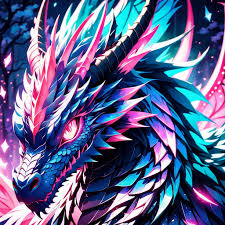
#> input picture lab5/dragon.png, 225 x 225 px
$ python zad1.py
#> lines starting #> are read from the running program, lines starting #| are printed output that depends on the picture; long printed decimals are rounded
from PIL import Image
import numpy as np
from PIL import ImageChops
from PIL import ImageStat as stat
import matplotlib.pyplot as plt

def statystyki(im):
    s = stat.Stat(im)
    print("extrema ", s.extrema)  # max i min
    print("count ", s.count)  # zlicza
    print("mean ", s.mean)  # srednia
    print("rms ", s.rms)  # pierwiastek średniokwadratowy
    print("median ", s.median)  # mediana
    print("stddev ", s.stddev)  # odchylenie standardowe

def rysuj_histogram_RGB(obraz):
    hist = obraz.histogram()
    plt.title("histogram  ")
    plt.bar(range(256), hist[:256], color='r', alpha=0.5)
    plt.bar(range(256), hist[256:2 * 256], color='g', alpha=0.4)
    plt.bar(range(256), hist[2 * 256:], color='b', alpha=0.3)
    plt.show()

def rysuj_histogram_L(obraz):
    hist = obraz.histogram()
    plt.title("histogram  ")
    plt.bar(range(256), hist[:])
    plt.show()

def zlicz_piksele(obraz, kolor):
    wynik = 0
    histo = obraz.histogram()
    wynik += histo[kolor[0]]
    wynik += histo[kolor[1]+256]
    wynik += histo[kolor[2]+2*256]
    return wynik

Im = Image.open("dragon.png")
#> Im is the input picture: PIL image 225x225 RGB; mean R, G, B 93.1, 96.9, 139.1
statystyki(Im) # obraz jest zrównoważony i jasny ponieważ rms jest większy od mean
#| extrema  [(0, 255), (0, 255), (0, 255)]
#| count  [50625, 50625, 50625]
#| mean  [93.061, 96.884, 139.145]
#| rms  [136.260, 129.111, 159.865]
#| median  [38, 69, 139]
#| stddev  [99.531, 85.342, 78.713]

rysuj_histogram_RGB(Im)
#> in rysuj_histogram_RGB, `hist = obraz.histogram()`: hist = 768 values, max 6817 at index 0, min 21 at index 513, mean 197.8
#> in rysuj_histogram_RGB, `plt.show()`:
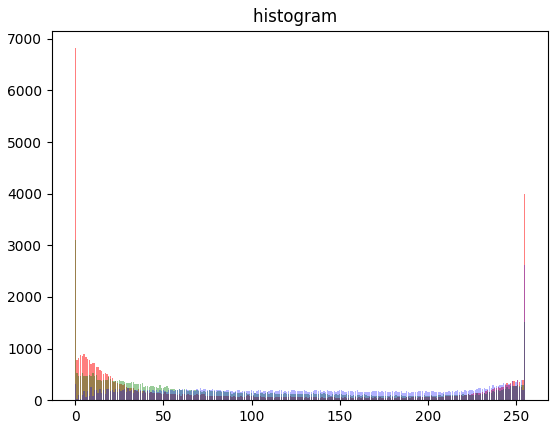
#> figure drawn by matplotlib, 1 panel; tallest bar 6817 high, from x = -0.4 to 0.4; tallest bar 3095 high, from x = -0.4 to 0.4; tallest bar 2609 high, from x = 254.6 to 255.4

r, g, b = Im.split()
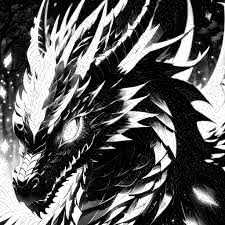
#> r: PIL image 225x225 L; min 0, max 255, mean 93.1
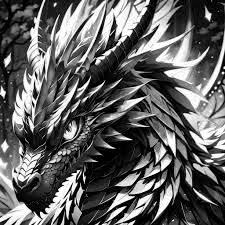
#> g: PIL image 225x225 L; min 0, max 255, mean 96.9
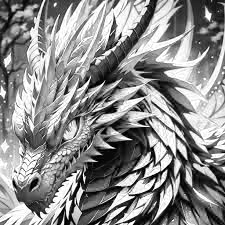
#> b: PIL image 225x225 L; min 0, max 255, mean 139.1

rysuj_histogram_L(r)
#> in rysuj_histogram_L, `hist = obraz.histogram()`: hist = 256 values, max 6817 at index 0, min 37 at index 176, mean 197.8
#> in rysuj_histogram_L, `plt.show()`:
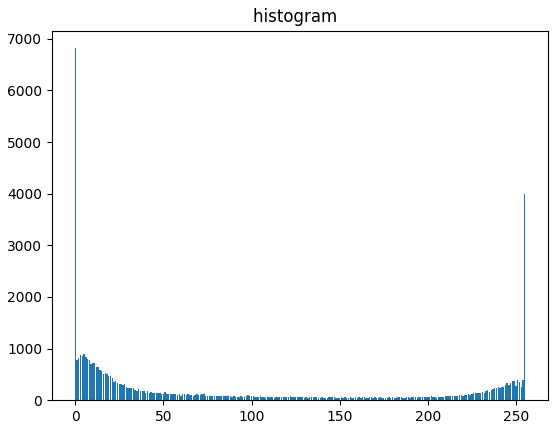
#> figure drawn by matplotlib, 1 panel; tallest bar 6817 high, from x = -0.4 to 0.4
rysuj_histogram_L(g)
#> in rysuj_histogram_L (call 2), `hist = obraz.histogram()`: hist = 256 values, max 3095 at index 0, min 66 at index 188, mean 197.8
#> in rysuj_histogram_L (call 2), `plt.show()`:
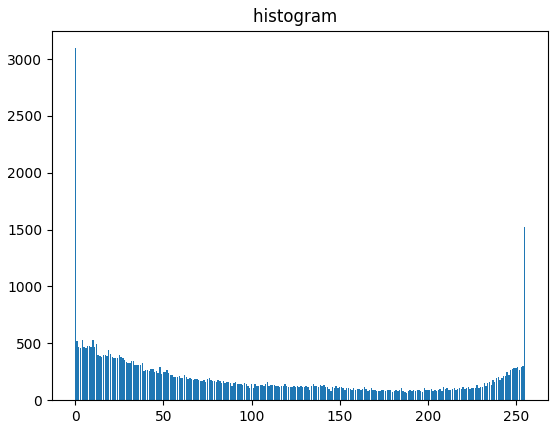
#> figure drawn by matplotlib, 1 panel; tallest bar 3095 high, from x = -0.4 to 0.4
rysuj_histogram_L(b)
#> in rysuj_histogram_L (call 3), `hist = obraz.histogram()`: hist = 256 values, max 2609 at index 255, min 21 at index 1, mean 197.8
#> in rysuj_histogram_L (call 3), `plt.show()`:
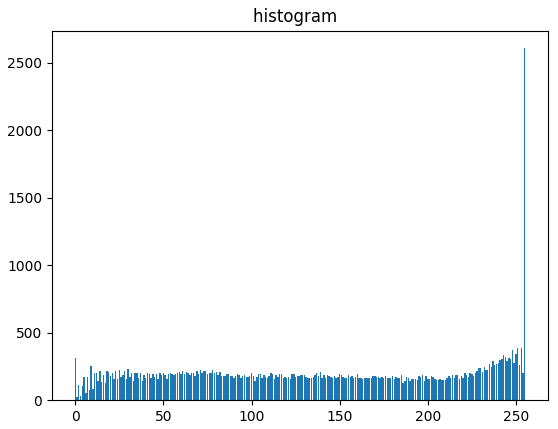
#> figure drawn by matplotlib, 1 panel; tallest bar 2609 high, from x = 254.6 to 255.4

hist = Im.histogram()
#> hist = 768 values, max 6817 at index 0, min 21 at index 513, mean 197.8
print("kanał r ", hist[155])
#| kanał r  47
print("kanał g ", hist[155+256])
#| kanał g  109
print("kanał b ", hist[155+2*256] )
#| kanał b  184

print(zlicz_piksele(Im,[155,155,155]))
#> in zlicz_piksele, `histo = obraz.histogram()`: histo has the same summary as hist outside zlicz_piksele
#> in zlicz_piksele, `wynik += histo[kolor[0]]`: wynik = 47
#> in zlicz_piksele, `wynik += histo[kolor[1]+256]`: wynik = 156
#> in zlicz_piksele, `wynik += histo[kolor[2]+2*256]`: wynik = 340
#| 340


w,h = Im.size
#> w = 225; h = 225
